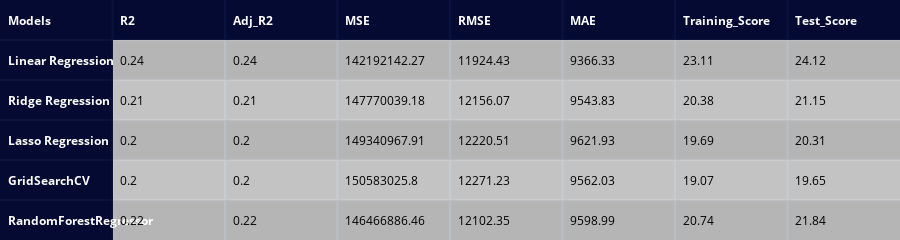

The code cell stored with this chart in its notebook:
### Code cell
regression_models={'Linear Regression':linreg,
                   'Ridge Regression' : ridge1,
                   'Lasso Regression' : lasso,
                   'GridSearchCV': grid_search,
                   'RandomForestRegressor':rfr
                   }
reg_model_metrics(regression_models,X_train, X_val, y_train, y_val)

### Figure 1 — Plotly figure (JSON) as saved in the notebook; plotly's stock layout.template omitted (floating-point values rounded to 4 significant figures)
{"data": [{"colorscale": [[0, "#00083e"], [0.5, "#ededee"], [1, "#ffffff"]], "hoverinfo": "none", "opacity": 0.75, "showscale": false, "z": [[0, 0, 0, 0, 0, 0, 0, 0], [0, 0.5, 0.5, 0.5, 0.5, 0.5, 0.5, 0.5], [0, 1, 1, 1, 1, 1, 1, 1], [0, 0.5, 0.5, 0.5, 0.5, 0.5, 0.5, 0.5], [0, 1, 1, 1, 1, 1, 1, 1], [0, 0.5, 0.5, 0.5, 0.5, 0.5, 0.5, 0.5]], "type": "heatmap"}], "layout": {"annotations": [{"align": "left", "font": {"color": "#ffffff"}, "showarrow": false, "text": "<b>Models</b>", "x": -0.45, "xanchor": "left", "xref": "x", "y": 0, "yref": "y"}, {"align": "left", "font": {"color": "#ffffff"}, "showarrow": false, "text": "<b>R2</b>", "x": 0.55, "xanchor": "left", "xref": "x", "y": 0, "yref": "y"}, {"align": "left", "font": {"color": "#ffffff"}, "showarrow": false, "text": "<b>Adj_R2</b>", "x": 1.55, "xanchor": "left", "xref": "x", "y": 0, "yref": "y"}, {"align": "left", "font": {"color": "#ffffff"}, "showarrow": false, "text": "<b>MSE</b>", "x": 2.55, "xanchor": "left", "xref": "x", "y": 0, "yref": "y"}, {"align": "left", "font": {"color": "#ffffff"}, "showarrow": false, "text": "<b>RMSE</b>", "x": 3.55, "xanchor": "left", "xref": "x", "y": 0, "yref": "y"}, {"align": "left", "font": {"color": "#ffffff"}, "showarrow": false, "text": "<b>MAE</b>", "x": 4.55, "xanchor": "left", "xref": "x", "y": 0, "yref": "y"}, {"align": "left", "font": {"color": "#ffffff"}, "showarrow": false, "text": "<b>Training_Score</b>", "x": 5.55, "xanchor": "left", "xref": "x", "y": 0, "yref": "y"}, {"align": "left", "font": {"color": "#ffffff"}, "showarrow": false, "text": "<b>Test_Score</b>", "x": 6.55, "xanchor": "left", "xref": "x", "y": 0, "yref": "y"}, {"align": "left", "font": {"color": "#ffffff"}, "showarrow": false, "text": "<b>Linear Regression</b>", "x": -0.45, "xanchor": "left", "xref": "x", "y": 1, "yref": "y"}, {"align": "left", "font": {"color": "#000000"}, "showarrow": false, "text": "0.24", "x": 0.55, "xanchor": "left", "xref": "x", "y": 1, "yref": "y"}, {"align": "left", "font": {"color": "#000000"}, "showarrow": false, "text": "0.24", "x": 1.55, "xanchor": "left", "xref": "x", "y": 1, "yref": "y"}, {"align": "left", "font": {"color": "#000000"}, "showarrow": false, "text": "142192142.27", "x": 2.55, "xanchor": "left", "xref": "x", "y": 1, "yref": "y"}, {"align": "left", "font": {"color": "#000000"}, "showarrow": false, "text": "11924.43", "x": 3.55, "xanchor": "left", "xref": "x", "y": 1, "yref": "y"}, {"align": "left", "font": {"color": "#000000"}, "showarrow": false, "text": "9366.33", "x": 4.55, "xanchor": "left", "xref": "x", "y": 1, "yref": "y"}, {"align": "left", "font": {"color": "#000000"}, "showarrow": false, "text": "23.11", "x": 5.55, "xanchor": "left", "xref": "x", "y": 1, "yref": "y"}, {"align": "left", "font": {"color": "#000000"}, "showarrow": false, "text": "24.12", "x": 6.55, "xanchor": "left", "xref": "x", "y": 1, "yref": "y"}, {"align": "left", "font": {"color": "#ffffff"}, "showarrow": false, "text": "<b>Ridge Regression</b>", "x": -0.45, "xanchor": "left", "xref": "x", "y": 2, "yref": "y"}, {"align": "left", "font": {"color": "#000000"}, "showarrow": false, "text": "0.21", "x": 0.55, "xanchor": "left", "xref": "x", "y": 2, "yref": "y"}, {"align": "left", "font": {"color": "#000000"}, "showarrow": false, "text": "0.21", "x": 1.55, "xanchor": "left", "xref": "x", "y": 2, "yref": "y"}, {"align": "left", "font": {"color": "#000000"}, "showarrow": false, "text": "147770039.18", "x": 2.55, "xanchor": "left", "xref": "x", "y": 2, "yref": "y"}, {"align": "left", "font": {"color": "#000000"}, "showarrow": false, "text": "12156.07", "x": 3.55, "xanchor": "left", "xref": "x", "y": 2, "yref": "y"}, {"align": "left", "font": {"color": "#000000"}, "showarrow": false, "text": "9543.83", "x": 4.55, "xanchor": "left", "xref": "x", "y": 2, "yref": "y"}, {"align": "left", "font": {"color": "#000000"}, "showarrow": false, "text": "20.38", "x": 5.55, "xanchor": "left", "xref": "x", "y": 2, "yref": "y"}, {"align": "left", "font": {"color": "#000000"}, "showarrow": false, "text": "21.15", "x": 6.55, "xanchor": "left", "xref": "x", "y": 2, "yref": "y"}, {"align": "left", "font": {"color": "#ffffff"}, "showarrow": false, "text": "<b>Lasso Regression</b>", "x": -0.45, "xanchor": "left", "xref": "x", "y": 3, "yref": "y"}, {"align": "left", "font": {"color": "#000000"}, "showarrow": false, "text": "0.2", "x": 0.55, "xanchor": "left", "xref": "x", "y": 3, "yref": "y"}, {"align": "left", "font": {"color": "#000000"}, "showarrow": false, "text": "0.2", "x": 1.55, "xanchor": "left", "xref": "x", "y": 3, "yref": "y"}, {"align": "left", "font": {"color": "#000000"}, "showarrow": false, "text": "149340967.91", "x": 2.55, "xanchor": "left", "xref": "x", "y": 3, "yref": "y"}, {"align": "left", "font": {"color": "#000000"}, "showarrow": false, "text": "12220.51", "x": 3.55, "xanchor": "left", "xref": "x", "y": 3, "yref": "y"}, {"align": "left", "font": {"color": "#000000"}, "showarrow": false, "text": "9621.93", "x": 4.55, "xanchor": "left", "xref": "x", "y": 3, "yref": "y"}, {"align": "left", "font": {"color": "#000000"}, "showarrow": false, "text": "19.69", "x": 5.55, "xanchor": "left", "xref": "x", "y": 3, "yref": "y"}, {"align": "left", "font": {"color": "#000000"}, "showarrow": false, "text": "20.31", "x": 6.55, "xanchor": "left", "xref": "x", "y": 3, "yref": "y"}, {"align": "left", "font": {"color": "#ffffff"}, "showarrow": false, "text": "<b>GridSearchCV</b>", "x": -0.45, "xanchor": "left", "xref": "x", "y": 4, "yref": "y"}, {"align": "left", "font": {"color": "#000000"}, "showarrow": false, "text": "0.2", "x": 0.55, "xanchor": "left", "xref": "x", "y": 4, "yref": "y"}, {"align": "left", "font": {"color": "#000000"}, "showarrow": false, "text": "0.2", "x": 1.55, "xanchor": "left", "xref": "x", "y": 4, "yref": "y"}, {"align": "left", "font": {"color": "#000000"}, "showarrow": false, "text": "150583025.8", "x": 2.55, "xanchor": "left", "xref": "x", "y": 4, "yref": "y"}, {"align": "left", "font": {"color": "#000000"}, "showarrow": false, "text": "12271.23", "x": 3.55, "xanchor": "left", "xref": "x", "y": 4, "yref": "y"}, {"align": "left", "font": {"color": "#000000"}, "showarrow": false, "text": "9562.03", "x": 4.55, "xanchor": "left", "xref": "x", "y": 4, "yref": "y"}, {"align": "left", "font": {"color": "#000000"}, "showarrow": false, "text": "19.07", "x": 5.55, "xanchor": "left", "xref": "x", "y": 4, "yref": "y"}, {"align": "left", "font": {"color": "#000000"}, "showarrow": false, "text": "19.65", "x": 6.55, "xanchor": "left", "xref": "x", "y": 4, "yref": "y"}, {"align": "left", "font": {"color": "#ffffff"}, "showarrow": false, "text": "<b>RandomForestRegressor</b>", "x": -0.45, "xanchor": "left", "xref": "x", "y": 5, "yref": "y"}, {"align": "left", "font": {"color": "#000000"}, "showarrow": false, "text": "0.22", "x": 0.55, "xanchor": "left", "xref": "x", "y": 5, "yref": "y"}, {"align": "left", "font": {"color": "#000000"}, "showarrow": false, "text": "0.22", "x": 1.55, "xanchor": "left", "xref": "x", "y": 5, "yref": "y"}, {"align": "left", "font": {"color": "#000000"}, "showarrow": false, "text": "146466886.46", "x": 2.55, "xanchor": "left", "xref": "x", "y": 5, "yref": "y"}, {"align": "left", "font": {"color": "#000000"}, "showarrow": false, "text": "12102.35", "x": 3.55, "xanchor": "left", "xref": "x", "y": 5, "yref": "y"}, {"align": "left", "font": {"color": "#000000"}, "showarrow": false, "text": "9598.99", "x": 4.55, "xanchor": "left", "xref": "x", "y": 5, "yref": "y"}, {"align": "left", "font": {"color": "#000000"}, "showarrow": false, "text": "20.74", "x": 5.55, "xanchor": "left", "xref": "x", "y": 5, "yref": "y"}, {"align": "left", "font": {"color": "#000000"}, "showarrow": false, "text": "21.84", "x": 6.55, "xanchor": "left", "xref": "x", "y": 5, "yref": "y"}], "height": 230, "margin": {"b": 0, "l": 0, "r": 0, "t": 0}, "xaxis": {"dtick": 1, "gridwidth": 2, "showticklabels": false, "tick0": -0.5, "ticks": "", "zeroline": false}, "yaxis": {"autorange": "reversed", "dtick": 1, "gridwidth": 2, "showticklabels": false, "tick0": 0.5, "ticks": "", "zeroline": false}}}
